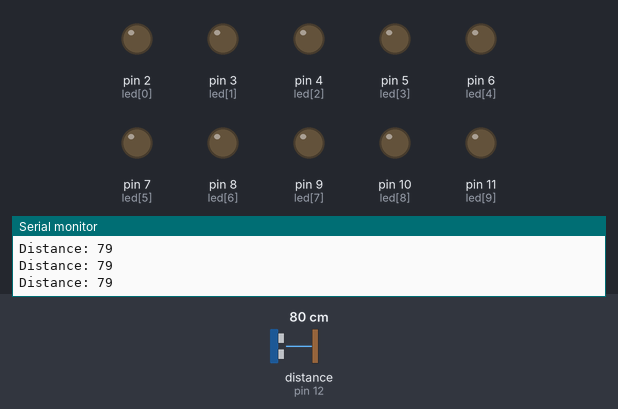
Bench run of a sketch on a simulated Arduino Uno, built with avr-gcc and run on an emulated ATmega328P. On the bench: output pins drawn as LEDs (lit = HIGH), the last lines printed to the serial monitor. Wiring (inferred from the names in the program): ultrasonic range finder: trigger pin 13; echo pin 12. Inputs (shaded band) come from the test bench; at power-on: distance to the obstacle (sensor on pin 12) 80 cm. The echo pulse lasts 58.3 µs per cm; pins used as bus, display or sensor lines are not drawn.

Above: at 1.2 s.
1.3 s: distance to the obstacle (sensor on pin 12) set to 24 cm
2.8 s: distance to the obstacle (sensor on pin 12) set to 21 cm
At 3.4 s:
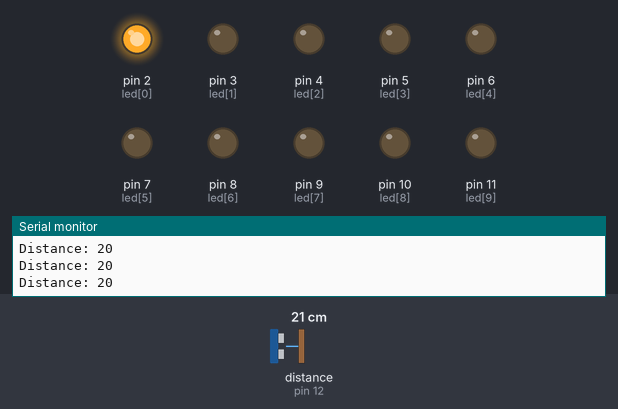
4.3 s: distance to the obstacle (sensor on pin 12) set to 2 cm
At 5.5 s:
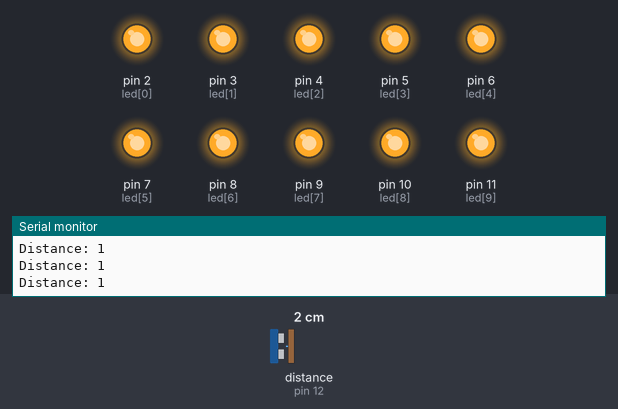
5.8 s: distance to the obstacle (sensor on pin 12) set to 6 cm
At 6.8 s:
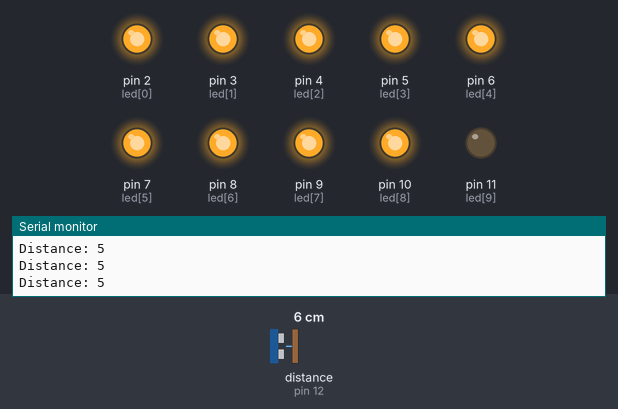
7.3 s: distance to the obstacle (sensor on pin 12) set to 8 cm
At 8.0 s:
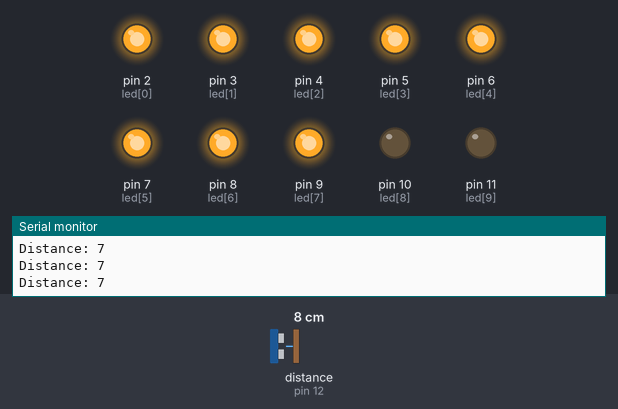
8.8 s: distance to the obstacle (sensor on pin 12) set to 4 cm
At 9.2 s:
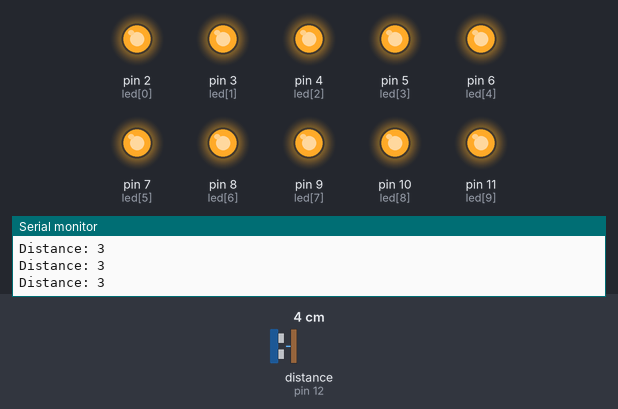
Timing chart, 0 to 11.8 s (numbered marks = the images above; inputs shaded):
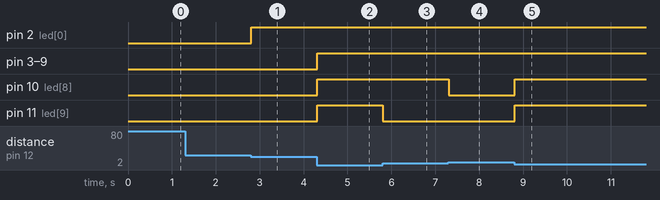

Measured:
- the behaviour switches between 23 and 22 cm on distance to the obstacle (sensor on pin 12) (found by bisection; images 0 and 1)
- the behaviour switches between 4 and 5 cm on distance to the obstacle (sensor on pin 12) (found by bisection; images 2 and 3)
- the behaviour switches between 6 and 7 cm on distance to the obstacle (sensor on pin 12) (found by bisection; images 3 and 4)
- after the input at 2.8 s, pin 2 (led[0]): LOW → HIGH at once
- after the input at 4.3 s, pin 3 (led[1]), pin 4 (led[2]), pin 5 (led[3]), pin 6 (led[4]), pin 7 (led[5]), pin 8 (led[6]), pin 9 (led[7]), pin 10 (led[8]), pin 11 (led[9]): LOW → HIGH at once
- after the input at 5.8 s, pin 11 (led[9]): HIGH → LOW at once
- after the input at 7.3 s, pin 10 (led[8]): HIGH → LOW at once
- after the input at 8.8 s, pin 10 (led[8]), pin 11 (led[9]): LOW → HIGH at once

The sketch:

Ultrasonic_Sonar_Test.ino
```cpp
// Ultrasonic Sonar Test
/*
10 LED's on pins 2-11
220k Resistors
VCC - 5V
trig - 13
echo - 12
GND - GND
*/

const int trig = 13;
const int echo = 12;

long dur;
int dist;

// leds
int led[10] = {2, 3, 4, 5, 6, 7, 8, 9, 10, 11};
int gauge = 0;

// previous ts
unsigned long prev_ts = 0;

void setup() {
  pinMode(trig, OUTPUT);
  pinMode(echo, INPUT);
  for (int i = 0; i < 10; i++) {
    pinMode(led[i], OUTPUT);
  }
  Serial.begin(9600);
}

void loop() {
  // Obtain timestamp
  unsigned long ts = millis();

  digitalWrite(trig, LOW);
  delayMicroseconds(5);

  digitalWrite(trig, HIGH);
  delayMicroseconds(10);
  digitalWrite(trig, LOW);

  dur = pulseIn(echo, HIGH, 30000); // 30000 is timeout value
  dist = dur * 0.034 / 2; // sound travels at 340 m/s, distance is doubled.
  if (dur == 0 | dist > 50) {
    pinMode(echo, OUTPUT);
    digitalWrite(echo, LOW);
    delay(1);
    pinMode(echo, INPUT);
  }

  if (dist > 0 & dist < 50) {
    gauge = map(dist, 2, 20, 10, 1);
  } else {
    gauge = 0;
  }
  for (int i = 0; i < 10; i++) {
    if (i < gauge) {
      digitalWrite(led[i], HIGH);
    }
    else {
      digitalWrite(led[i], LOW);
    }
  }
  prev_ts = ts;
  Serial.print("Distance: ");
  Serial.println(dist);

}
```
